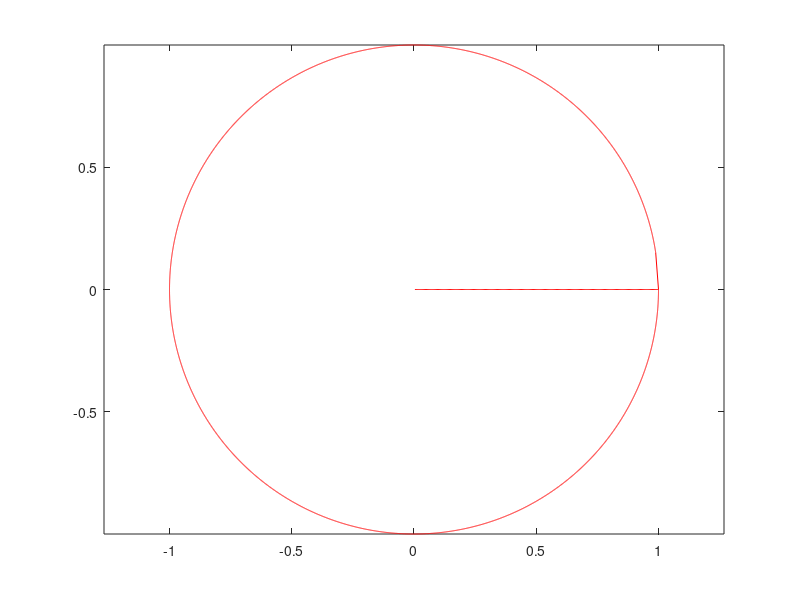
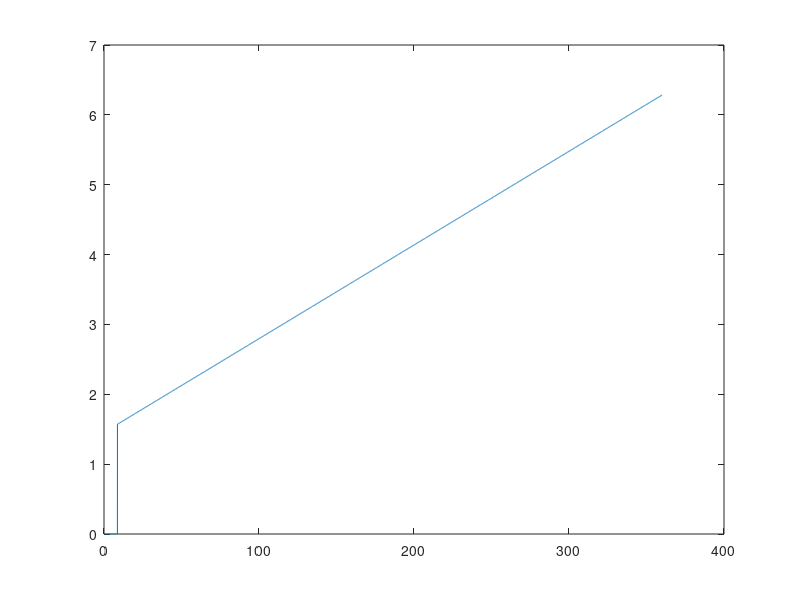
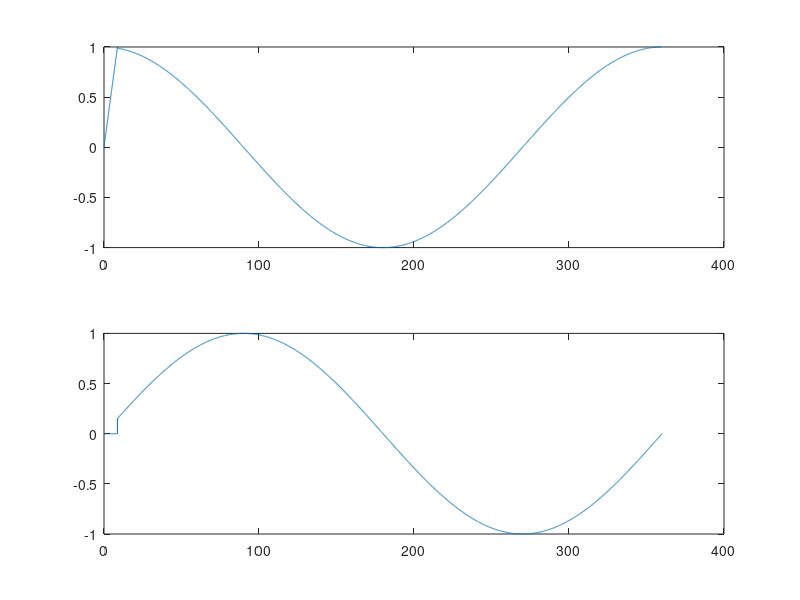

Reproduce these figures in MATLAB, in order.
close all
radius = 1;
x_0 = 0; %x_0 and y_0 defines the center of the circle
y_0 = 0;
theta = linspace(0,2*pi, 10965);
coords_x(:,1) = linspace(0,360,10965);
coords_x(:,2) = radius*cos(theta') + x_0;
coords_y(:,1) = linspace(0,360,10965);
coords_y(:,2) = radius*sin(theta') + y_0;
theta_des(:,1) = linspace(0,360,10965);
for i = 1:265
    coords_x(i,2) = i/265;
    coords_y(i,2) = 0;
    theta_des(i,2) = 0;
end
%% finding the heading direction
%% vector from the center to the given point
% +pi/2 is due to the starting position
for i = 265:length(theta)
    theta_des(i,2) = 0.0134129*theta_des(i,1) + 1.45453;
end


figure;
plot(coords_x(:,2),coords_y(:,2),'r')
axis equal
figure;
plot(theta_des(:,1),theta_des(:,2))
figure;
subplot(2,1,1)
plot(coords_x(:,1),coords_x(:,2));
subplot(2,1,2)
plot(coords_y(:,1),coords_y(:,2));